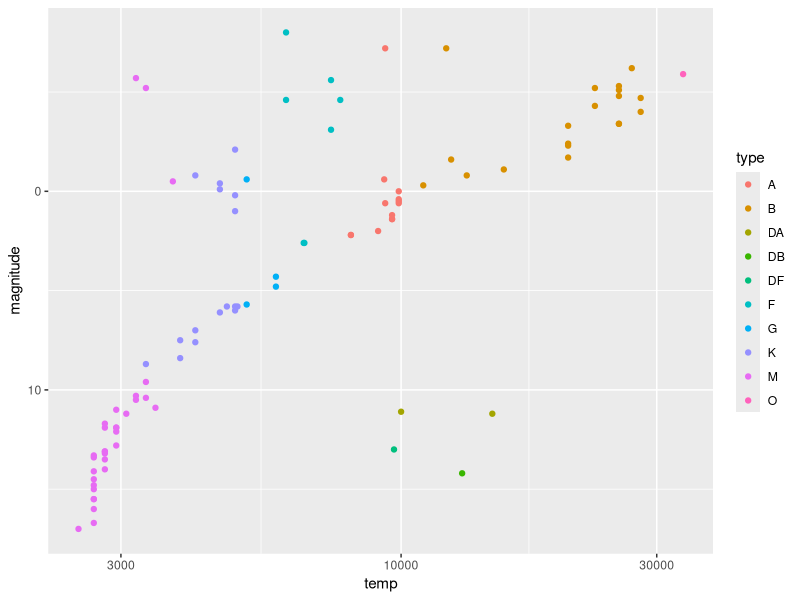

R code for this plot:
library(tidyverse)
library(dslabs)
data(stars)
options(digits = 3)   # report 3 significant digits

plot<-stars %>% ggplot(aes(temp, magnitude, color = type)) +
        scale_y_reverse() +
        scale_x_continuous(trans = "log10") + 
        geom_point()
        

print(plot)
